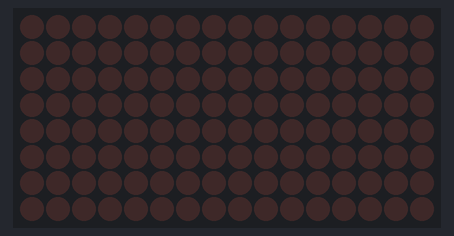
Bench run of a sketch on a simulated Arduino Uno, built with avr-gcc and run on an emulated ATmega328P. Parts: 16×8 LED matrix.

Above: at 0.1 s.
At 1.1 s:
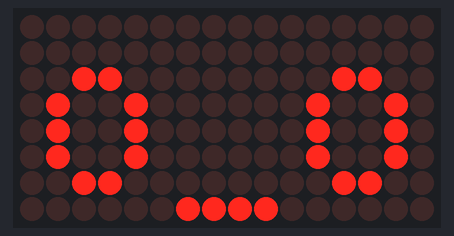
At 2.1 s:
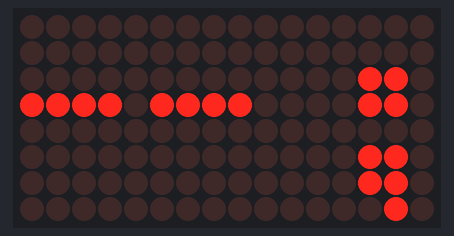
At 3.1 s:
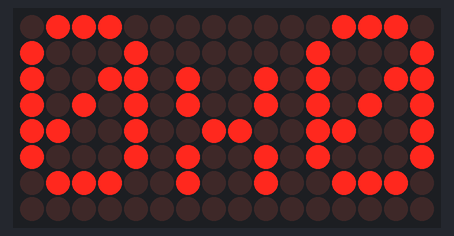

Measured:
- by itself, everything shown: repeats every 3.1 s, in 3 steps
- what the display in image 1 shows lasts 1.0 s, from 1.0 s to 2.0 s

The sketch:

DotMatrix.ino
```cpp
#include <MD_Parola.h>
#include <MD_MAX72xx.h>

//ドットマトリクス
#define HARDWARE_TYPE MD_MAX72XX::FC16_HW //デバイス種別
#define MAX_DEVICES 2     //8x8のマトリクス表示のユニット数
#define DATA_PIN  11      //DATA
#define CS_PIN    10      //CS
#define CLK_PIN   13      //CLK
MD_Parola dot = MD_Parola(HARDWARE_TYPE, CS_PIN, MAX_DEVICES);

bool animend = false;
int mode = 1;

void setup() {
    dot.displayReset();
    dot.begin();
    animend = false;
    mode = 1;
}

void showtext(){
    if (mode == 1){
      dot.displayText("o_o", PA_CENTER, 0, 0, PA_PRINT, PA_NO_EFFECT);
      if(dot.getZoneStatus(1)){
        delay(1000);
        mode += 1;
      }
    }
    else if (mode == 2){
      dot.displayText("-- ;", PA_CENTER, 0, 0, PA_PRINT, PA_NO_EFFECT);
      if(dot.getZoneStatus(1)){
        delay(1000);
        mode += 1;
      }
    }
    else if (mode == 3){
      dot.displayText("0x0", PA_CENTER, 0, 0, PA_PRINT, PA_NO_EFFECT);
      if(dot.getZoneStatus(1)){
        delay(1000);
        mode = 1;
      }
    }
}

void loop() {
  dot.displayAnimate();
  delay(10);
  if(dot.getZoneStatus(0)){
    showtext();
  }
}
```
